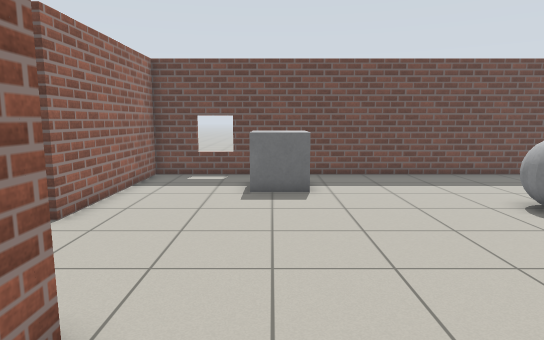
[1] (above)

19 first-person views from a walk through a world built for the Gazebo simulator. The camera is 1.2 m above the floor, tilts 8° down and sees 75° across. The floor is counted in squares, 0.5 m on a side. Each view is taken from the middle of a square. On the plan, view 1 faces up. The plan holds only what a view shows up to about 20 squares ahead; the rest is blank.

[2]
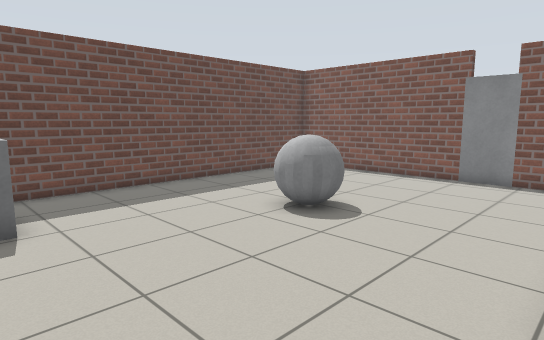

[3]
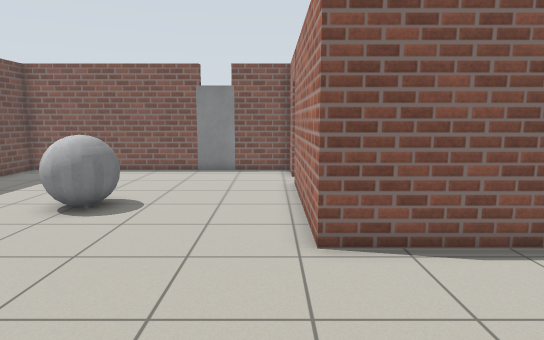

[4]
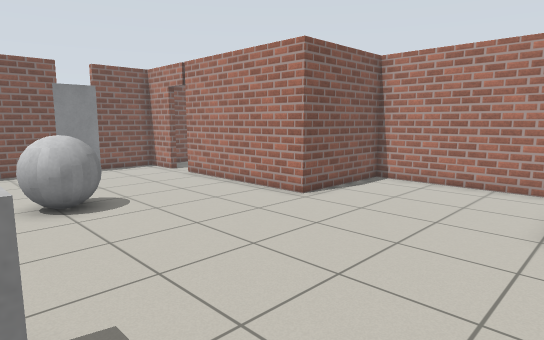

[5]
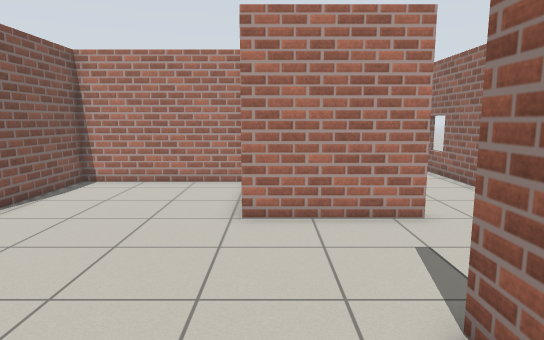

[6]
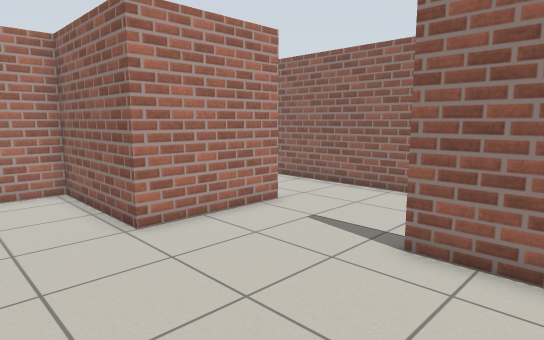

[7]
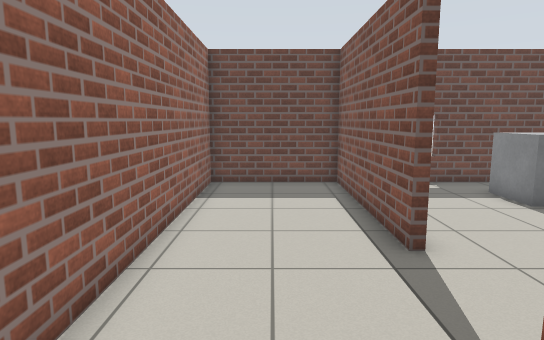

[8]
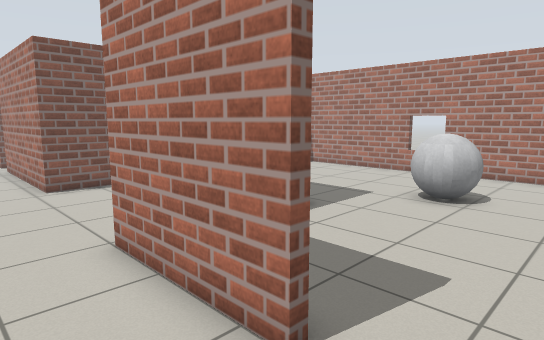

[9]
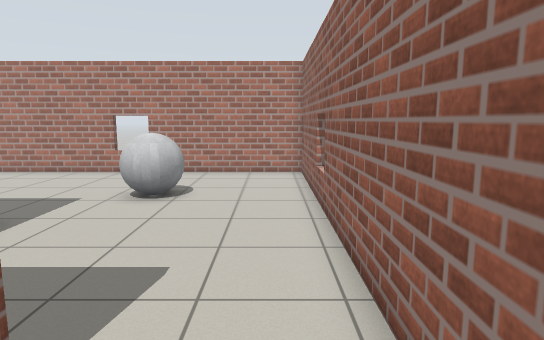

[10]
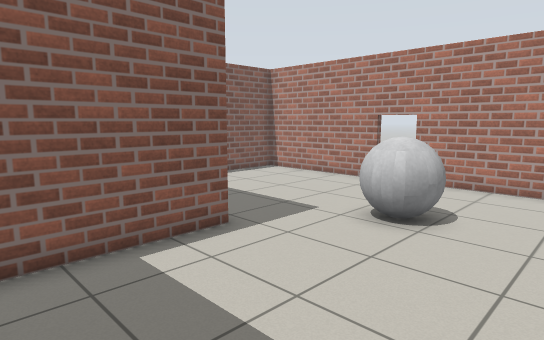

[11]
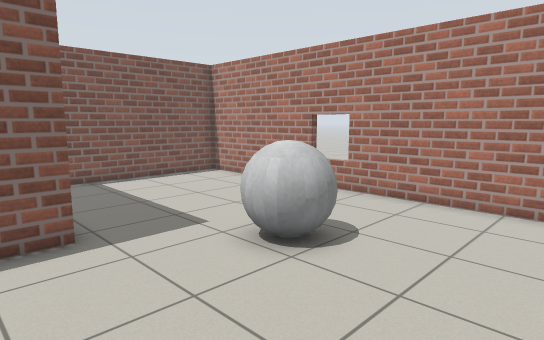

[12]
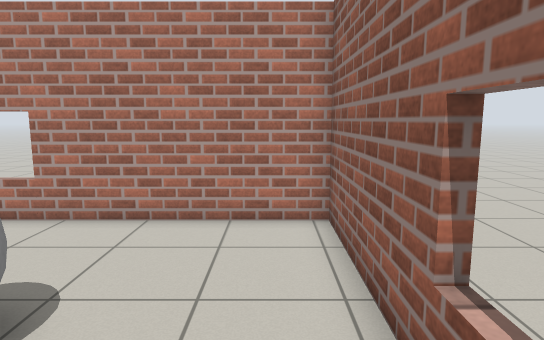

[13]
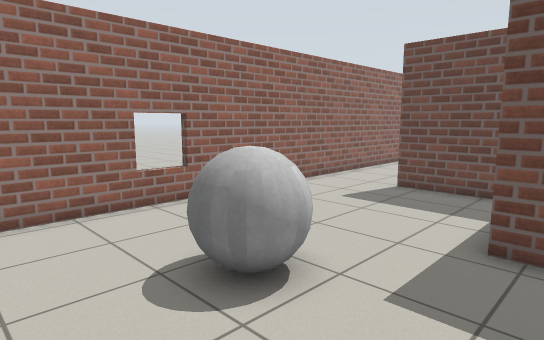

[14]
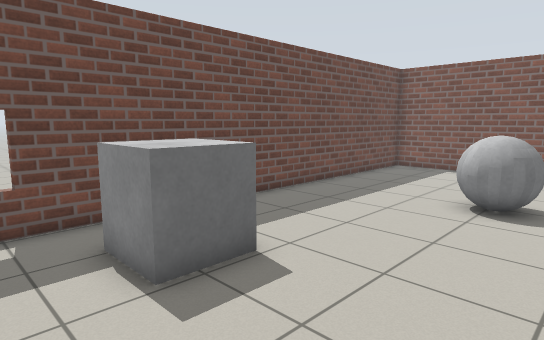

[15]
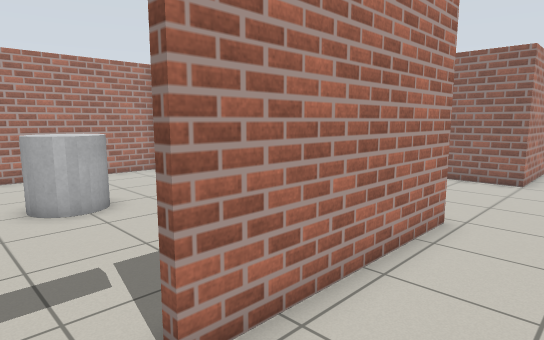

[16]
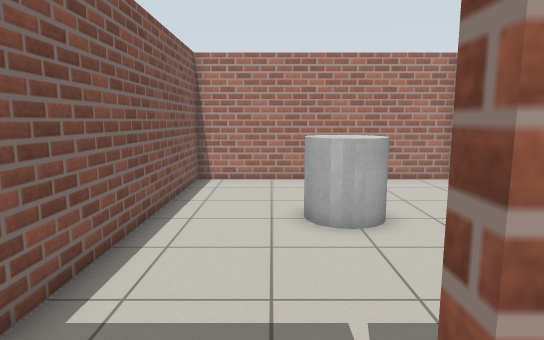

[17]
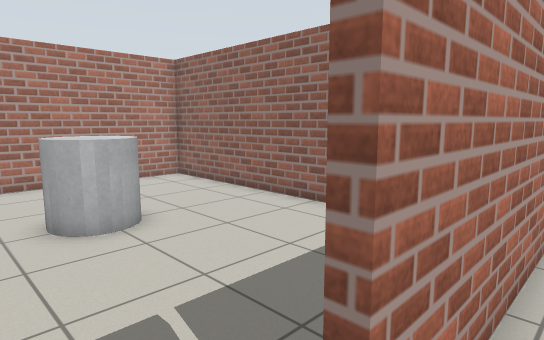

[18]
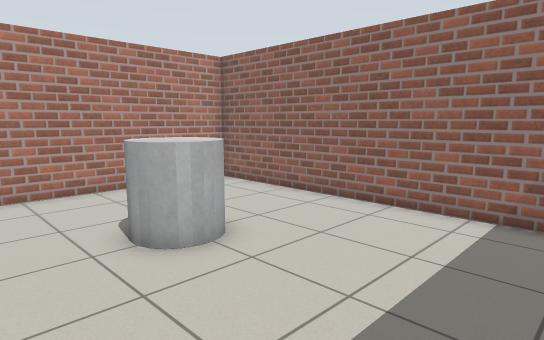

[19]
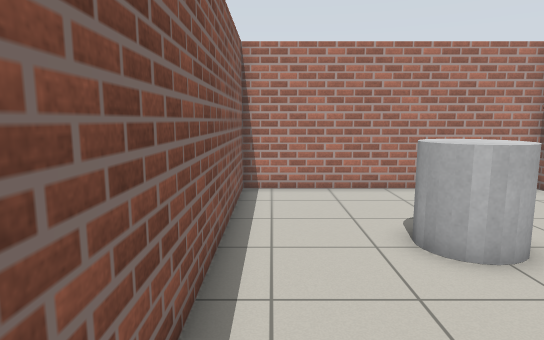

### Floor plan
Points are (right, up) in squares from view 1. A wall is a line through its corners. A room is listed if a view was taken in it or the views show most of it. See-through windows are left out.
Room 1 (views 1, 2, 3, 4, 5, 6, 14, 15, 16, 17)
walls: (13, 3.1) (15, 3.1) (15, 5.6); (15, 7.5) (15, 15.6) (-5.2, 15.6) (-5.2, 8.2); (-4.5, 3.5) (-2.3, 3.5) (-2.3, -1.7) (4.4, -1.7) (4.4, 3.1) (11.4, 3.1)
ways out: opening at (-5, 6) to room 3; open door at (12.5, 3) to room 4
objects: grey box (0, 12) to (1, 13); grey ball (7, 9) to (8, 10); door leaf (15, 6) to (15, 7)
Room 2 (views 7, 11, 12, 13)
walls: (-1.8, -2) (-2.6, -2) (-2.6, 2.4); (-10.2, -3.2) (-10.7, -3.2); (-3.6, 3.2) (-6.8, 3.2); (-10.4, 2.4) (-10.4, -10.3) (4.4, -10.3) (4.4, -3.8)
ways out: opening at (-8.5, 3) to room 3
objects: grey ball (-6, -6) to (-4, -5)
Room 3 (views 8, 9, 10)
walls: (-5.5, 8.2) (-5.5, 15.6) (-10.4, 15.6) (-10.4, 2.4); (-6.8, 3.2) (-6.8, 3.5) (-4.5, 3.5)
ways out: opening at (-5, 6) to room 1; opening at (-8.5, 3) to room 2
Room 4 (views 18, 19)
walls: (4.7, 1) (4.7, -10.3) (15, -10.3) (15, 1.8)
ways out: open door at (12.5, 3) to room 1
objects: grey cylinder (9, -5) to (11, -4)

Where each view was taken, in squares from view 1:
view 1: 0 up, 0 right, facing up
view 2: 3 up, 0 right, facing up-right
view 3: 4 up, 2 left, facing right
view 4: 12 up, 3 left, facing down-right
view 5: 12 up, 3 left, facing down
view 6: 11 up, 1 right, facing down-left
view 7: 2 up, 8 left, facing up
view 8: 6 up, 9 left, facing down-right
view 9: 6 up, 9 left, facing down
view 10: 3 up, 9 left, facing down-right
view 11: 0 up, 10 left, facing down-right
view 12: 2 down, 9 left, facing down
view 13: 9 down, 1 left, facing up-left
view 14: 7 up, 3 left, facing up-right
view 15: 6 up, 13 right, facing down-left
view 16: 4 up, 12 right, facing down
view 17: 4 up, 13 right, facing down-left
view 18: 2 up, 14 right, facing down-left
view 19: 2 up, 14 right, facing down
